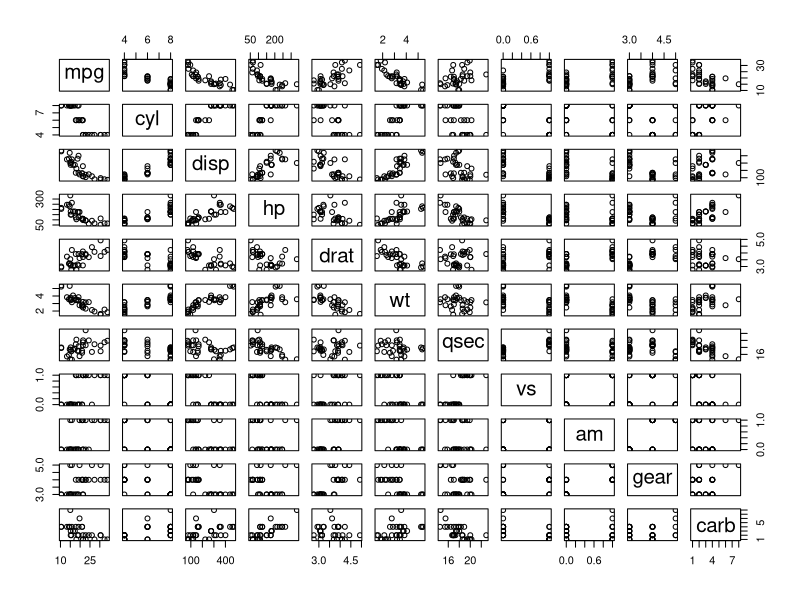
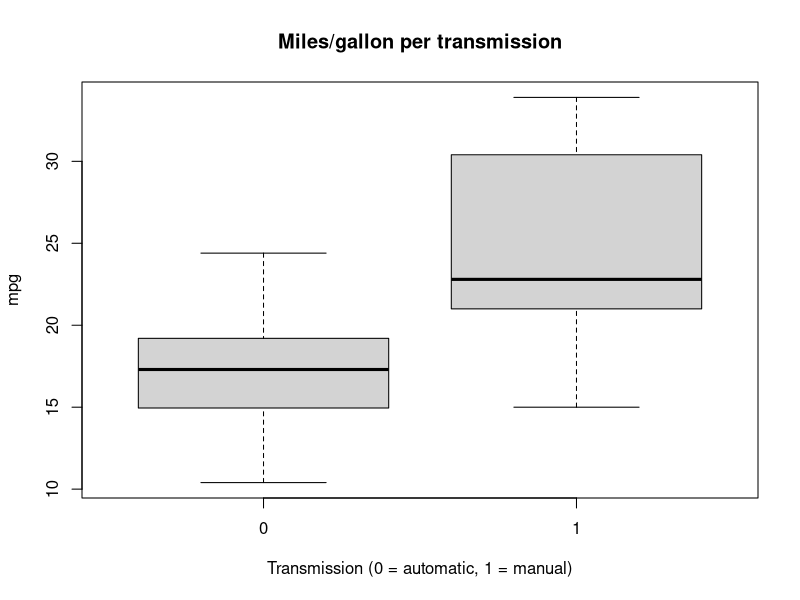
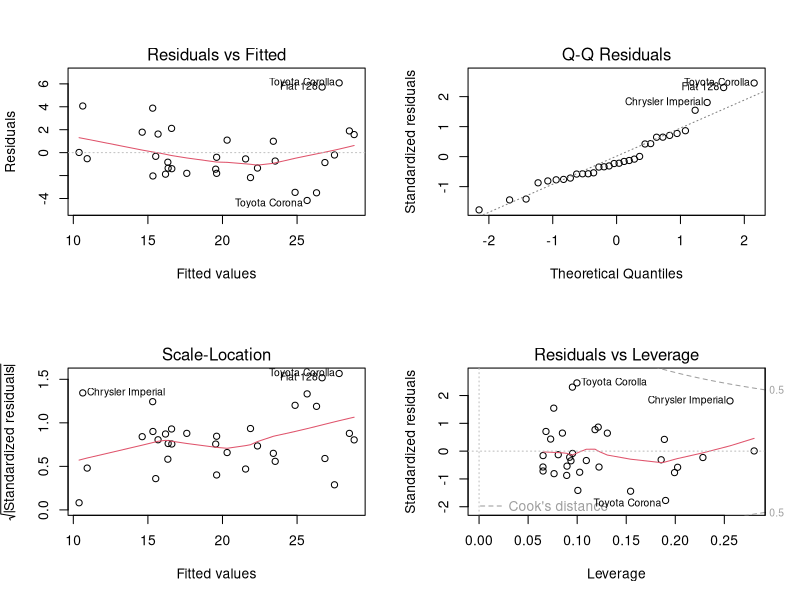

These charts were generated, in order, by the following R code:
## ---- chunk 1
pairs(mtcars)
## ---- chunk 2
dim(mtcars)
str(mtcars)
summary(mtcars)
## ---- chunk 3
data(mtcars)
boxplot(mpg ~ am, data = mtcars, xlab = "Transmission (0 = automatic, 1 = manual)", main = "Miles/gallon per transmission")
## ---- chunk 4
anova1 <- aov(mpg ~ ., data = mtcars)
summary(anova1)
## ---- chunk 5
lm1 <- lm(mpg ~ cyl + disp + wt + drat + am, data = mtcars)
summary(lm1)
## ---- chunk 6
lm2 <- lm(mpg ~ cyl + wt + am, data = mtcars)
summary(lm2)
## ---- chunk 7
par(mfrow = c(2, 2))
plot(lm2)
